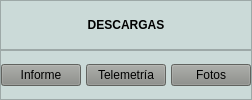
                                <widget class="QWidget" name="widget_35" native="true">
                                 <property name="styleSheet">
                                  <string notr="true">background-color: rgb(203, 218, 216);</string>
                                 </property>
                                 <layout class="QVBoxLayout" name="verticalLayout_63">
                                  <property name="spacing">
                                   <number>0</number>
                                  </property>
                                  <property name="leftMargin">
                                   <number>0</number>
                                  </property>
                                  <property name="topMargin">
                                   <number>0</number>
                                  </property>
                                  <property name="rightMargin">
                                   <number>0</number>
                                  </property>
                                  <property name="bottomMargin">
                                   <number>0</number>
                                  </property>
                                  <item>
                                   <widget class="QFrame" name="frame_18">
                                    <property name="frameShape">
                                     <enum>QFrame::StyledPanel</enum>
                                    </property>
                                    <property name="frameShadow">
                                     <enum>QFrame::Raised</enum>
                                    </property>
                                    <layout class="QHBoxLayout" name="horizontalLayout_89">
                                     <property name="spacing">
                                      <number>0</number>
                                     </property>
                                     <property name="leftMargin">
                                      <number>0</number>
                                     </property>
                                     <property name="topMargin">
                                      <number>0</number>
                                     </property>
                                     <property name="rightMargin">
                                      <number>0</number>
                                     </property>
                                     <property name="bottomMargin">
                                      <number>0</number>
                                     </property>
                                     <item>
                                      <widget class="QLabel" name="label_146">
                                       <property name="font">
                                        <font>
                                         <weight>75</weight>
                                         <bold>true</bold>
                                        </font>
                                       </property>
                                       <property name="layoutDirection">
                                        <enum>Qt::LeftToRight</enum>
                                       </property>
                                       <property name="text">
                                        <string>DESCARGAS</string>
                                       </property>
                                       <property name="alignment">
                                        <set>Qt::AlignCenter</set>
                                       </property>
                                      </widget>
                                     </item>
                                    </layout>
                                   </widget>
                                  </item>
                                  <item>
                                   <widget class="QFrame" name="frame_16">
                                    <property name="layoutDirection">
                                     <enum>Qt::LeftToRight</enum>
                                    </property>
                                    <property name="frameShape">
                                     <enum>QFrame::StyledPanel</enum>
                                    </property>
                                    <property name="frameShadow">
                                     <enum>QFrame::Raised</enum>
                                    </property>
                                    <layout class="QHBoxLayout" name="horizontalLayout_65">
                                     <property name="spacing">
                                      <number>5</number>
                                     </property>
                                     <property name="leftMargin">
                                      <number>0</number>
                                     </property>
                                     <property name="topMargin">
                                      <number>0</number>
                                     </property>
                                     <property name="rightMargin">
                                      <number>0</number>
                                     </property>
                                     <property name="bottomMargin">
                                      <number>0</number>
                                     </property>
                                     <item>
                                      <widget class="QPushButton" name="pushButton_2">
                                       <property name="cursor">
                                        <cursorShape>PointingHandCursor</cursorShape>
                                       </property>
                                       <property name="styleSheet">
                                        <string notr="true">background-color: rgb(136, 138, 133);</string>
                                       </property>
                                       <property name="text">
                                        <string>Informe</string>
                                       </property>
                                       <property name="icon">
                                        <iconset resource="resources.qrc">
                                         <normaloff>:/basic/icons/feather/download-cloud.svg</normaloff>:/basic/icons/feather/download-cloud.svg</iconset>
                                       </property>
                                       <property name="iconSize">
                                        <size>
                                         <width>32</width>
                                         <height>32</height>
                                        </size>
                                       </property>
                                      </widget>
                                     </item>
                                     <item>
                                      <widget class="QPushButton" name="pushButton">
                                       <property name="cursor">
                                        <cursorShape>PointingHandCursor</cursorShape>
                                       </property>
                                       <property name="layoutDirection">
                                        <enum>Qt::LeftToRight</enum>
                                       </property>
                                       <property name="styleSheet">
                                        <string notr="true">background-color: rgb(136, 138, 133);</string>
                                       </property>
                                       <property name="text">
                                        <string>Telemetría</string>
                                       </property>
                                       <property name="icon">
                                        <iconset resource="resources.qrc">
                                         <normaloff>:/basic/icons/feather/arrow-down.svg</normaloff>:/basic/icons/feather/arrow-down.svg</iconset>
                                       </property>
                                       <property name="iconSize">
                                        <size>
                                         <width>32</width>
                                         <height>32</height>
                                        </size>
                                       </property>
                                      </widget>
                                     </item>
                                     <item>
                                      <widget class="QPushButton" name="pushButton_3">
                                       <property name="cursor">
                                        <cursorShape>PointingHandCursor</cursorShape>
                                       </property>
                                       <property name="styleSheet">
                                        <string notr="true">background-color: rgb(136, 138, 133);</string>
                                       </property>
                                       <property name="text">
                                        <string>Fotos</string>
                                       </property>
                                       <property name="icon">
                                        <iconset resource="resources.qrc">
                                         <normaloff>:/basic/icons/feather/download.svg</normaloff>:/basic/icons/feather/download.svg</iconset>
                                       </property>
                                       <property name="iconSize">
                                        <size>
                                         <width>32</width>
                                         <height>32</height>
                                        </size>
                                       </property>
                                      </widget>
                                     </item>
                                    </layout>
                                   </widget>
                                  </item>
                                 </layout>
                                </widget>
